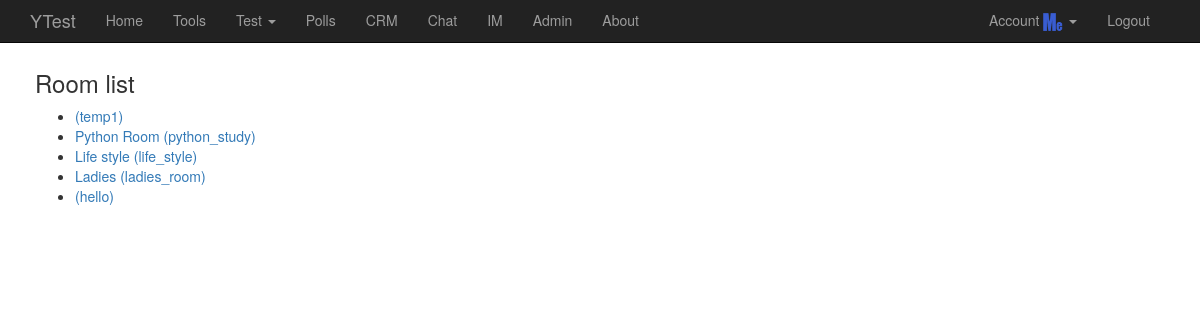
The app's page /im/roomlist/ (signed in) with its own data.
### im/models.py (models this page shows, shortened)
class Room(models.Model):
    name = models.CharField(max_length=100, blank=True)
    label = models.SlugField(unique=True)
    time = models.DateTimeField(default=timezone.now, db_index=True)
    groups = models.ManyToManyField(Group, blank=True)
    desc = models.TextField(blank=True)

### im/views.py (the view)
class RoomList(generic.ListView):
	template_name = 'im/roomlist.html'
	context_object_name = 'room_list'
	def get_queryset(self):
		return Room.objects.all()[:5]

### im/templates/im/roomlist.html (shortened to what this page needs)
{% extends 'base.html' %}
{% block content %}
<body>
<h3>Room list</h3>
{% if room_list %}
	<ul>
	{% for room in room_list %}
		<li><a href="{% url 'im:room' room.label %}">
		{{ room.name }} ({{ room.label }})
		</a></li>
	{% endfor %}
	</ul>
{% else %}
	<p>No room are available.</p>
{% endif %}
</body>
{% endblock %}

### mysite/static/styles.css (style rules this page uses)
body { position: relative; padding-top: 40px; padding-bottom: 30px; }

### records on screen
Room: label "temp1"
Room: name "Python Room", label "python_study"
Room: name "Life style", label "life_style"
Room: name "Ladies", label "ladies_room"
Room: label "hello"
